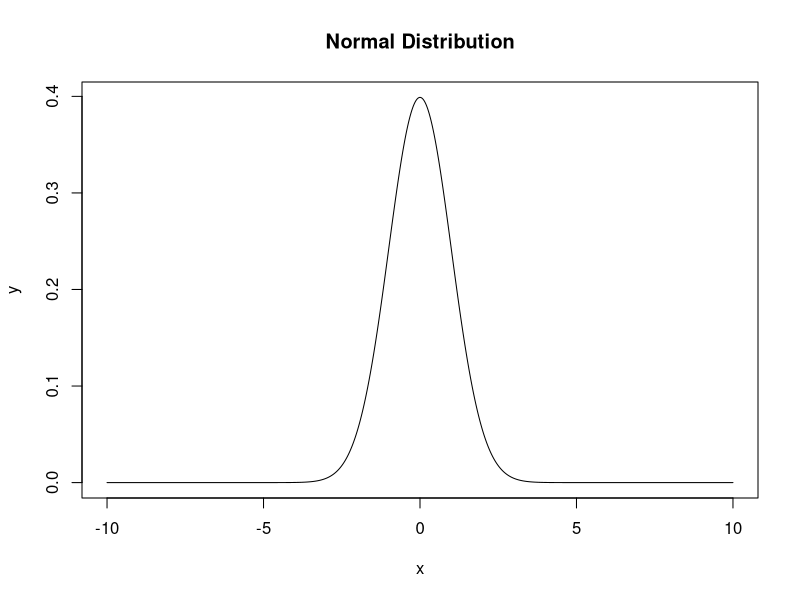

Write R code to recreate this figure.
#Date - 03/21/2021
#Author - Ganesh Kale
# Week-1 assignment 1.2
# Plot normal distribution

# generated sequence of numbers with length 1000 
x <- seq(from = -10, to = 10, length.out = 1000)
y <- dnorm(x,mean = 0, sd = 1)

# plot the chart for x and y values
plot(x,y,type = 'l')
title(main = 'Normal Distribution')